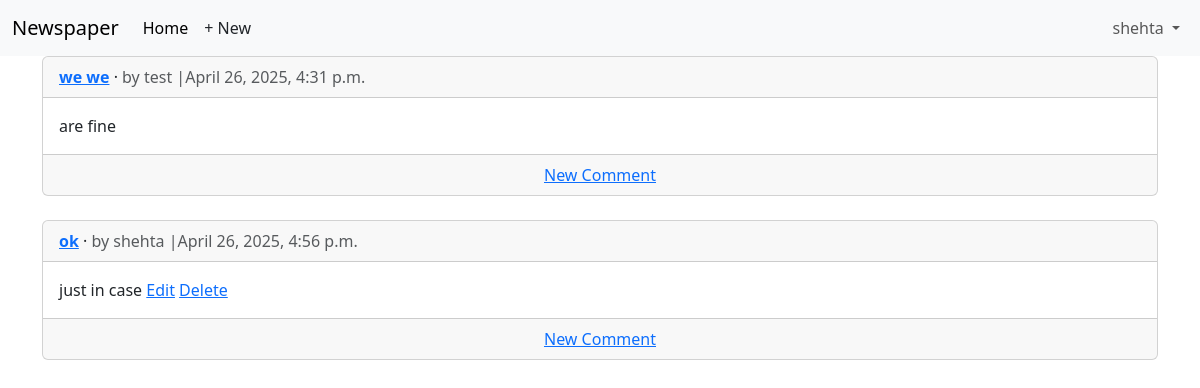
/articles/ (signed in), run on an earlier commit of the app's database.
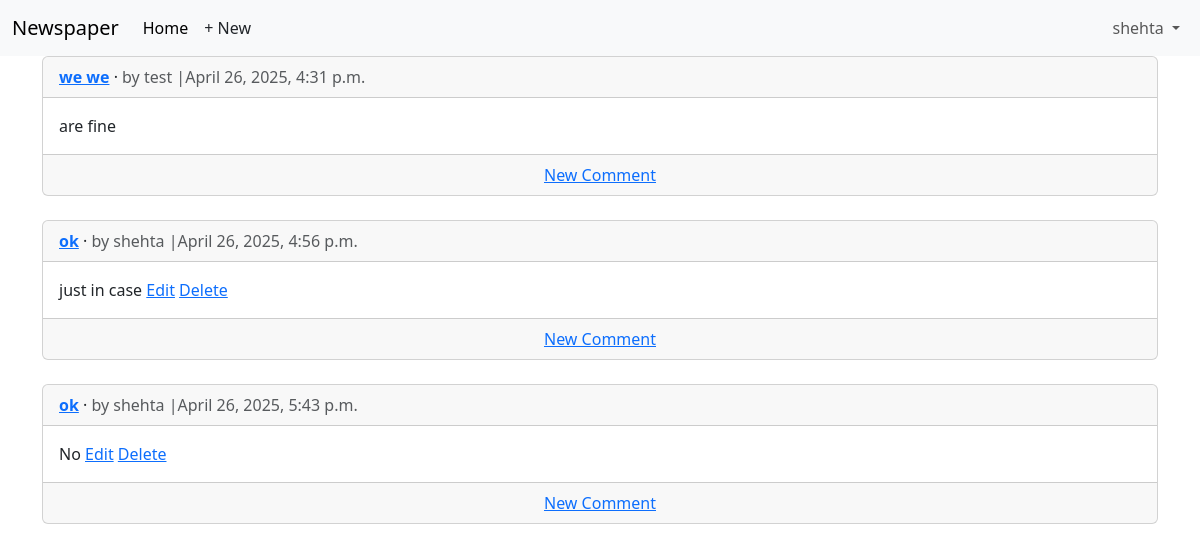
And on a later commit of the database.
### articles/models.py (models this page shows, shortened)
class Article(models.Model):
    title = models.CharField(max_length=255)
    body = models.TextField()
    date = models.DateTimeField(auto_now_add=True)
    author = models.ForeignKey(
        settings.AUTH_USER_MODEL,
        on_delete=models.CASCADE,
    )
    def get_absolute_url(self):
        return reverse("article_detail", kwargs={"pk": self.pk})

### accounts/models.py (models this page shows)
class CustomUser(AbstractUser):
    age = models.PositiveSmallIntegerField(blank=True, null=True)

### articles/views.py (the view)
# urls.py: path("", ArticleListView.as_view(), name="article_list"),
class ArticleListView(LoginRequiredMixin, ListView):
    model = Article
    template_name = "article_list.html"

### templates/article_list.html (shortened to what this page needs)
{% extends "base.html" %}
{% block content %}
    {% for article in article_list %}
        <div class="card">
        <div class="card-header">
            <span class="fw-bold">
                <a href="{{  article.get_absolute_url }}">{{ article.title }}</a>
            </span> &middot;
                <span class="text-muted">by {{ article.author }} |{{ article.date }}</span>
            </div>
            <div class="card-body">
                {{ article.body }}
                {% if article.author.pk == request.user.pk %}
                    <a href="{% url 'article_edit' article.pk %}">Edit</a>
                    <a href="{% url 'article_delete' article.pk %}">Delete</a>
                {% endif %}
            </div>
            <div class="card-footer text-center text-muted">
            <a href="{{ article.get_absolute_url }}">New Comment</a>
            </div>
        </div>
        <br />
    {% endfor %}
{% endblock content %}

What changed in the data, as far as the page shows it:
added Article: title "ok", author "shehta", date "April 26, 2025, 5:43 p.m.", body "No", shows "Edit"
